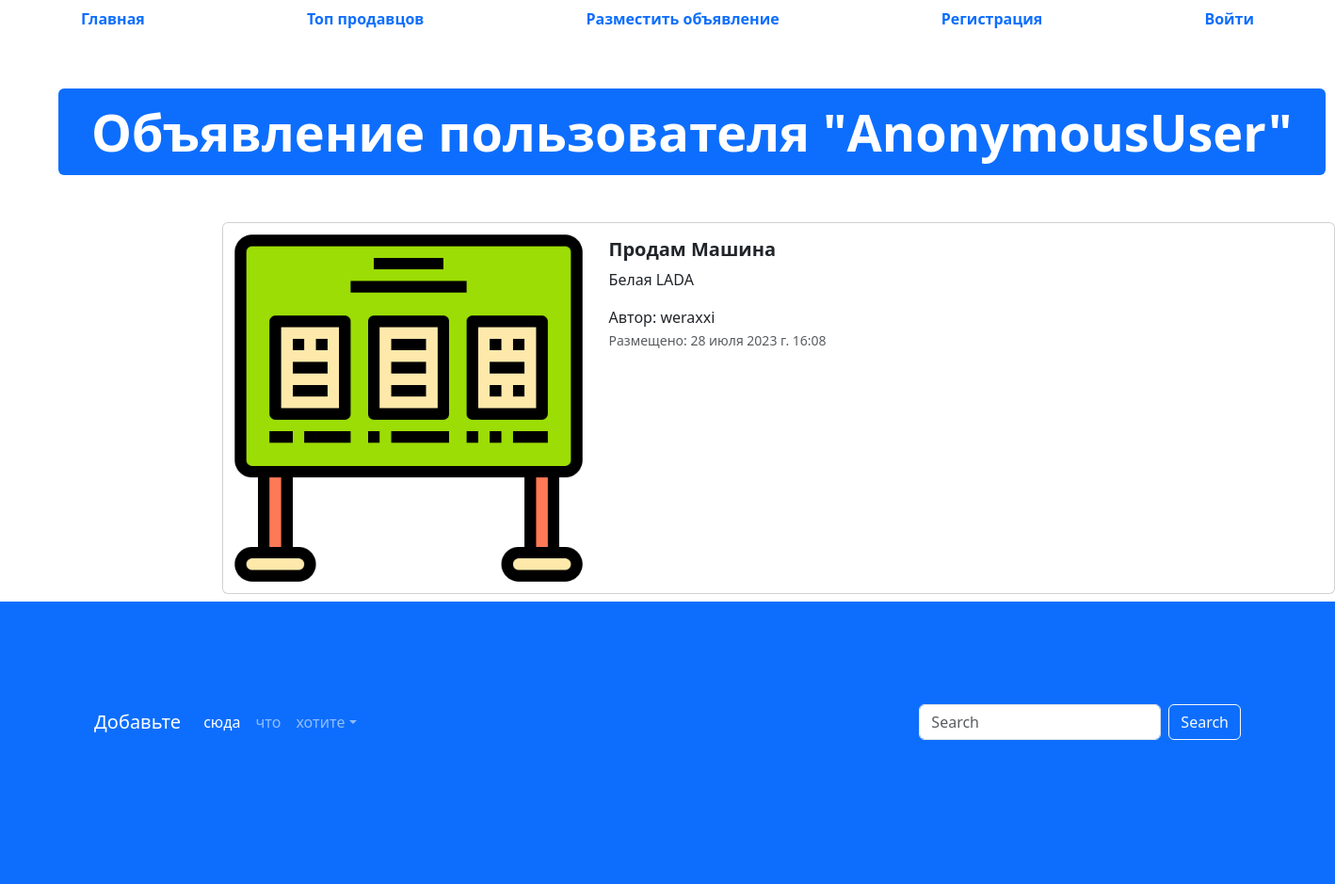
The app's page /advertisement/1 with its own data.
### app_advertisement/models.py (models this page shows, shortened)
class Advertisement(models.Model):
    title = models.CharField(
        max_length=80,
        verbose_name="Название",
    )
    description = models.TextField(
        verbose_name="Описание"
    )
    price = models.DecimalField(
        max_digits=10,
        decimal_places=2,
        verbose_name="Цена"
    )
    auction = models.BooleanField(
        verbose_name="Торг",
        default=False
    )
    created_at = models.DateTimeField(
       auto_now_add=True,
        verbose_name="Дата публикации"
    )
    updated_at = models.DateTimeField(
        auto_now=True,
        verbose_name="Дата редактирования"
    )
    user = models.ForeignKey(
        User,
        verbose_name="Пользователь",
        on_delete=models.CASCADE
    )
    image = models.ImageField(
        verbose_name="Изображение",
        upload_to="advertisements/",
        null=True,
        blank=True
    )
    class Meta:
        db_table = "advertisement"

### app_advertisement/views.py (the view)
# urls.py: path("advertisement/<int:pk>", advertisement_view, name="adv"),
def advertisement_view(request, pk):
    advertisement = Advertisement.objects.get(pk=pk)
    context = {
        "advertisement": advertisement,
    }
    return render(request, "app_advertisement/advertisement.html", context)

### templates/app_advertisement/advertisement.html (shortened to what this page needs)
{% extends 'base.html' %}
{% load static %}
{% block content %}
  <div class="container" style="margin: 50px;">
    <div class="display-2">
      <span class="badge bg-primary">Объявление пользователя "{{ user }}"</span>
    </div>
  </div>
  <div class="col offset-2">
    <div class="card mb-2" style="max-width: 1200px; margin-top: 20px;">
      <div class="row g-0">
        <div class="col-md-4">
          <a href="#" class="nav-link">
            <img src="{% if adv.image %} {{ adv.image.url }} {% else %} {% static 'img/adv.png' %} {% endif %}" class="img-fluid rounded-start" alt="Card title">          </a>
        </div>
        <div class="col">
          <div class="card-body">
            <h5 class="card-title">
              <a href="#" class="nav-link"><strong>Продам {{ advertisement.title }}</strong></a>
            </h5>
            <p class="card-text">
              {{ advertisement.description }}
            </p>
            <span>Автор: {{ advertisement.user }}</span>
            <p class="card-text"><small class="text-muted">Размещено: {{ advertisement.created_at }}</small></p>
          </div>
        </div>
      </div>
    </div>
  </div>
  <footer style="padding: 100px; min-height: 300px;" class="bg-primary">
    <nav class="navbar navbar-expand-sm navbar-dark">
      <a class="navbar-brand" href="#">Добавьте</a>
      <div class="collapse navbar-collapse" id="collapsibleNavId">
        <ul class="navbar-nav me-auto mt-2 mt-lg-0">
          <li class="nav-item">
            <a class="nav-link active" href="#" aria-current="page">сюда</a>
          </li>
          <li class="nav-item">
            <a class="nav-link" href="#">что</a>
          </li>
          <li class="nav-item dropdown">
            <a class="nav-link dropdown-toggle" href="#" id="dropdownId" data-bs-toggle="dropdown" aria-haspopup="true"
              aria-expanded="false">хотите</a>
          </li>
        </ul>
        <form class="d-flex my-2 my-lg-0">
          <input class="form-control me-sm-2" type="text" placeholder="Search">
          <button class="btn btn-outline-light my-2 my-sm-0" type="submit">Search</button>
        </form>
      </div>
    </nav>
  </footer>
{% endblock %}

### records on screen
Advertisement: title "Машина", description "Белая LADA", user "weraxxi", created_at "28 июля 2023 г. 16:08"

### other values on screen
{{ user }} "AnonymousUser"
